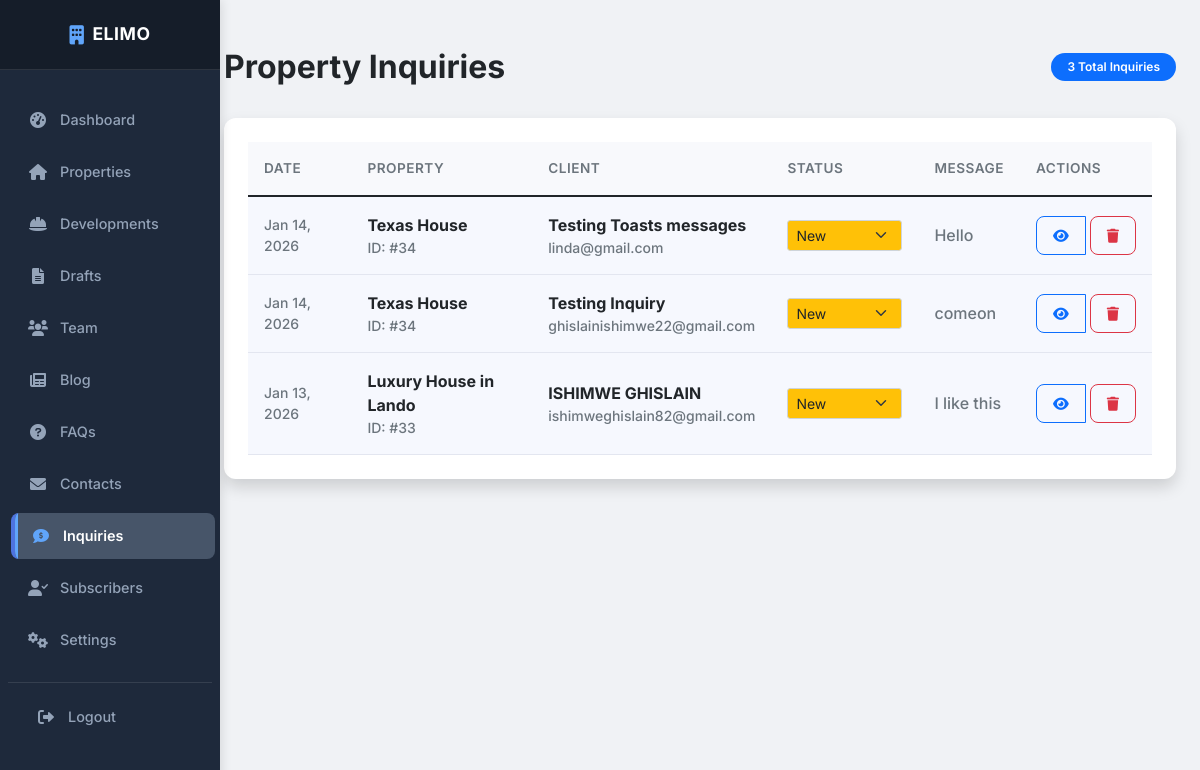
/admin/inquiries.php (signed in), run on the app's committed database.
### tables this page shows
CREATE TABLE `property_inquiries` (
  `id` int(11) NOT NULL,
  `property_id` int(11) NOT NULL,
  `name` varchar(100) NOT NULL,
  `email` varchar(100) NOT NULL,
  `phone` varchar(20) DEFAULT NULL,
  `message` text DEFAULT NULL,
  `status` enum('new','contacted','closed') DEFAULT 'new',
  `created_at` timestamp NOT NULL DEFAULT current_timestamp()
);

CREATE TABLE `properties` (
  `id` int(11) NOT NULL,
  `prop_id` varchar(50) DEFAULT NULL,
  `title` varchar(255) NOT NULL,
  `description` text DEFAULT NULL,
  `category` enum('Residential','Commercial','Developments','Land') NOT NULL,
  `property_type` enum('Apartment','House','Townhouse','Semi Detached','Office','Retail','Industrial','Land') NOT NULL,
  `status` enum('for-rent','for-sale','under-construction','sold','rented','draft') DEFAULT 'for-rent',
  `price` decimal(12,2) DEFAULT NULL,
  `location` varchar(100) NOT NULL,
  `province` varchar(50) DEFAULT NULL,
  `district` varchar(50) DEFAULT NULL,
  `bedrooms` int(11) DEFAULT NULL,
  `bathrooms` int(11) DEFAULT NULL,
  `garage` int(11) DEFAULT 0,
  `size_sqm` decimal(8,2) DEFAULT NULL,
  `plot_size` decimal(10,2) DEFAULT NULL,
  `zoning` varchar(100) DEFAULT NULL,
  `views` varchar(100) DEFAULT NULL,
  `ideal_for` varchar(255) DEFAULT NULL,
  `proximity` text DEFAULT NULL,
  `year_built` int(11) DEFAULT NULL,
  `stories` int(11) DEFAULT NULL,
  `furnished` varchar(50) DEFAULT NULL,
  `multi_family` varchar(10) DEFAULT NULL,
  `image_main` varchar(255) DEFAULT NULL,
  `images` longtext DEFAULT NULL CHECK (json_valid(`images`)),
  `features` longtext DEFAULT NULL CHECK (json_valid(`features`)),
  `amenities` longtext DEFAULT NULL CHECK (json_valid(`amenities`)),
  `is_featured` tinyint(1) DEFAULT 0,
  `created_at` timestamp NOT NULL DEFAULT current_timestamp(),
  `updated_at` timestamp NOT NULL DEFAULT current_timestamp() ON UPDATE current_timestamp(),
  `youtube_url` varchar(255) DEFAULT NULL,
  `instagram_url` varchar(255) DEFAULT NULL,
  `video` varchar(255) DEFAULT NULL
);

### includes/functions.php (called while the page is built, shortened)
<?php
function format_date($date, $format = 'M d, Y') {
    return date($format, strtotime($date));
}
?>

### admin/inquiries.php (the view, shortened to what this page needs)
<?php
require_once '../includes/config.php';
$sql = "SELECT i.*, p.title as property_title
        FROM property_inquiries i
        LEFT JOIN properties p ON i.property_id = p.id
        ORDER BY i.created_at DESC";
$stmt = $pdo->query($sql);
$inquiries = $stmt->fetchAll(PDO::FETCH_ASSOC);
?>
<!DOCTYPE html>
<html lang="en">
<head>
    <?php include 'includes/header.php'; ?>
</head>
<body>
    <div class="container-fluid">
        <div class="row">
            <?php include 'includes/sidebar.php'; ?>
            <main class="col-md-9 ms-sm-auto col-lg-10 px-md-4 main-content">
                <div class="d-flex justify-content-between flex-wrap flex-md-nowrap align-items-center pt-3 pb-2 mb-4">
                    <div class="d-flex align-items-center">
                        <h1 class="h2 fw-bold text-dark mb-0">Property Inquiries</h1>
                    </div>
                    <div class="badge bg-primary rounded-pill px-3 py-2">
                        <?php echo count($inquiries); ?> Total Inquiries
                    </div>
                </div>
                <div class="card shadow mb-4 fade-in">
                    <div class="card-body">
                        <div class="table-responsive">
                            <table class="table table-hover align-middle">
                                <thead>
                                    <tr>
                                        <th>Date</th>
                                        <th>Property</th>
                                        <th>Client</th>
                                        <th>Status</th>
                                        <th>Message</th>
                                        <th>Actions</th>
                                    </tr>
                                </thead>
                                <tbody>
                                    <?php if (!empty($inquiries)): ?>
                                        <?php foreach ($inquiries as $inquiry): ?>
                                            <tr class="<?php echo $inquiry['status'] === 'new' ? 'unread' : ''; ?>">
                                                <td>
                                                    <div class="small text-muted"><?php echo format_date($inquiry['created_at'], 'M d, Y'); ?></div>
                                                </td>
                                                <td>
                                                    <div class="fw-bold text-dark"><?php echo htmlspecialchars($inquiry['property_title'] ?? 'Unknown Property'); ?></div>
                                                    <div class="small text-muted">ID: #<?php echo $inquiry['property_id']; ?></div>
                                                </td>
                                                <td>
                                                    <div class="fw-bold"><?php echo htmlspecialchars($inquiry['name']); ?></div>
                                                    <div class="small text-muted"><?php echo htmlspecialchars($inquiry['email']); ?></div>
                                                </td>
                                                <td>
                                                    <form method="POST" class="d-inline">
                                                        <select name="status" class="form-select form-select-sm <?php echo $inquiry['status'] == 'new' ? 'bg-warning text-dark' : ($inquiry['status'] == 'contacted' ? 'bg-info text-dark' : 'bg-success text-white'); ?>" onchange="this.form.submit()" style="width: auto; display: inline-block;">
                                                            <option value="new" <?php echo $inquiry['status'] == 'new' ? 'selected' : ''; ?>>New</option>
                                                        </select>
                                                    </form>
                                                </td>
                                                <td>
                                                    <div class="message-preview text-muted" title="<?php echo htmlspecialchars($inquiry['message']); ?>">
                                                        <?php echo htmlspecialchars($inquiry['message']); ?>
                                                    </div>
                                                </td>
                                                <td>
                                                    <div class="btn-group">
                                                        <button class="btn btn-sm btn-outline-primary" onclick="viewInquiry(<?php echo htmlspecialchars(json_encode($inquiry)); ?>)" title="View Details">
                                                            <i class="fas fa-eye"></i>
                                                        </button>
                                                        <form method="POST" style="display: inline;" onsubmit="return confirm('Are you sure you want to delete this inquiry?');">
                                                            <button type="submit" class="btn btn-sm btn-outline-danger ms-1" title="Delete">
                                                                <i class="fas fa-trash"></i>
                                                            </button>
                                                        </form>
                                                    </div>
                                                </td>
                                            </tr>
                                        <?php endforeach; ?>
                                    <?php endif; ?>
                                </tbody>
                            </table>
                        </div>
                    </div>
                </div>
            </main>
        </div>
    </div>
    <?php include 'includes/footer.php'; ?>
</html>

### admin/css/admin-style.css (style rules this page uses)
:root { --primary-color: #4e73df; --primary-dark: #224abe; --secondary-color: #858796; --success-color: #1cc88a; --info-color: #36b9cc; --warning-color: #f6c23e; --danger-color: #e74a3b; --light-color: #f8f9fc; --dark-color: #1a1c23; --sidebar-bg: #1a1c23; --sidebar-hover: #2c303b; --card-bg: #ffffff; --text-primary: #2e384d; --text-secondary: #6c757d; --border-color: #e3e6f0; --shadow-sm: 0 0.125rem 0.25rem 0 rgba(58, 59, 69, 0.2); --shadow-md: 0 0.15rem 1.75rem 0 rgba(58, 59, 69, 0.15); --transition-speed: 0.3s; }
body { font-family: 'Inter', -apple-system, BlinkMacSystemFont, "Segoe UI", Roboto, "Helvetica Neue", Arial, sans-serif; background-color: #f0f2f5; color: var(--text-primary); overflow-x: hidden; }
.main-content { background-color: #f0f2f5; min-height: 100vh; padding: 2rem; }
.card { background: var(--card-bg); border: none; border-radius: 12px; box-shadow: var(--shadow-sm); transition: transform 0.2s ease, box-shadow 0.2s ease; margin-bottom: 1.5rem; overflow: hidden; }
.card-body { padding: 1.5rem; }
.table { margin-bottom: 0; }
.table th { border-top: none; background-color: #f8f9fc; color: var(--text-secondary); font-weight: 600; font-size: 0.85rem; text-transform: uppercase; letter-spacing: 0.5px; padding: 1rem; }
.table td { vertical-align: middle; padding: 1rem; border-bottom: 1px solid #e3e6f0; }
.badge { padding: 0.5em 0.75em; font-weight: 600; border-radius: 6px; }
.btn { padding: 0.5rem 1rem; font-weight: 500; border-radius: 8px; transition: all 0.2s; }
.fade-in { animation: fadeIn 0.4s ease-out forwards; }

### admin/inquiries.php (style rules this page uses)
.unread { background-color: rgba(78, 115, 223, 0.05); font-weight: 500; }
.message-preview { max-width: 250px; white-space: nowrap; overflow: hidden; text-overflow: ellipsis; }

### admin/includes/sidebar.php (style rules this page uses)
:root { --sidebar-bg: #1e293b; --sidebar-hover: #334155; --sidebar-active: #475569; --nav-text: #94a3b8; --nav-text-active: #ffffff; }
.main-content { margin-left: 220px; }

### data on the page
property_inquiries: created_at "Jan 14, 2026", property.title "Texas House", property "34", name "Testing Toasts messages", email "linda@gmail.com", status "New", message "Hello"
property_inquiries: created_at "Jan 14, 2026", property.title "Texas House", property "34", name "Testing Inquiry", email "ghislainishimwe22@gmail.com", status "New", message "comeon"
property_inquiries: created_at "Jan 13, 2026", property.title "Luxury House in Lando", property "33", name "ISHIMWE GHISLAIN", email "ishimweghislain82@gmail.com", status "New", message "I like this"

### other printed values
count($inquiries) "3"
